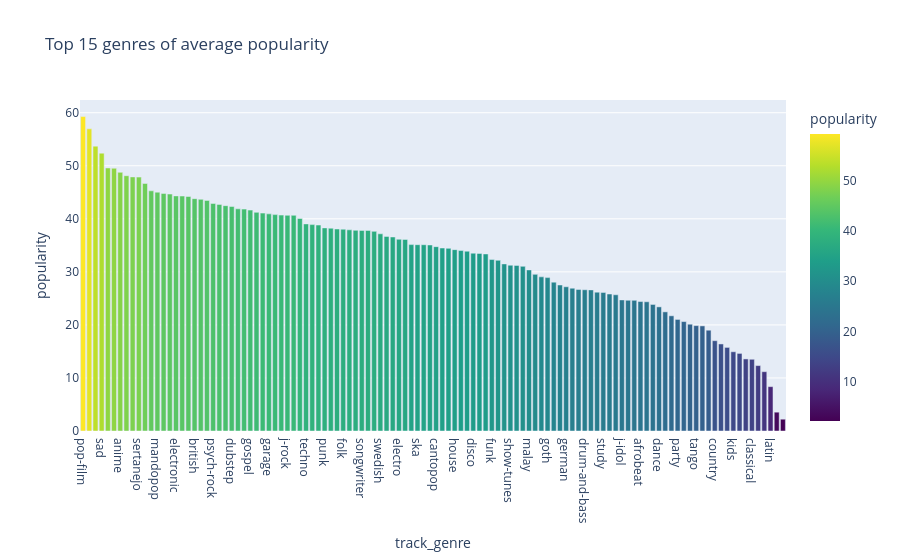

Source (notebook cell):
### Code cell
genre_pop = spotify_data.groupby('track_genre')['popularity'].mean().reset_index()
genre_pop = genre_pop.sort_values('popularity', ascending=False)
genre_pop

pop_fig= px.bar(
                data_frame=genre_pop,
                x=genre_pop['track_genre'],
                y=genre_pop['popularity'],
                title='Top 15 genres of average popularity',
                color='popularity',
                color_continuous_scale='viridis',
                
                
                )
pop_fig

### Figure 1 — Plotly figure (JSON) as saved in the notebook; plotly's stock layout.template omitted (floating-point values rounded to 4 significant figures)
{"data": [{"hovertemplate": "track_genre=%{x}<br>popularity=%{marker.color}<extra></extra>", "legendgroup": "", "marker": {"color": [59.28, 56.96, 53.7, 52.38, 49.58, 49.53, 48.77, 48.13, 47.9, 47.87, 46.66, 45.28, 45.02, 44.79, 44.67, 44.33, 44.3, 44.21, 43.8, 43.68, 43.48, 42.9, 42.72, 42.48, 42.32, 41.88, 41.83, 41.64, 41.22, 41.08, 40.93, 40.79, 40.7, 40.66, 40.66, 40.06, 39.04, 38.91, 38.83, 38.29, 38.24, 38.08, 38.04, 37.92, 37.83, 37.81, 37.81, 37.64, 37.17, 36.69, 36.58, 36.15, 36.11, 35.14, 35.13, 35.12, 35.07, 34.75, 34.5, 34.43, 34.19, 34.02, 33.9, 33.52, 33.47, 33.38, 32.32, 32.18, 31.5, 31.26, 31.22, 31.04, 30.37, 29.53, 29.06, 28.92, 28.06, 27.53, 27.19, 26.92, 26.69, 26.63, 26.6, 26.18, 26.13, 25.83, 25.68, 24.71, 24.64, 24.63, 24.41, 24.36, 23.86, 23.4, 22.46, 21.72, 21.03, 20.63, 20.13, 19.87, 19.81, 19.0, 17.03, 16.41, 15.76, 14.94, 14.63, 13.59, 13.52, 12.33, 11.18, 8.364, 3.55, 2.225], "coloraxis": "coloraxis", "pattern": {"shape": ""}}, "name": "", "orientation": "v", "showlegend": false, "textposition": "auto", "type": "bar", "x": ["pop-film", "k-pop", "chill", "sad", "grunge", "indian", "anime", "emo", "pop", "sertanejo", "progressive-house", "piano", "mandopop", "deep-house", "brazil", "electronic", "pagode", "ambient", "british", "metal", "metalcore", "psych-rock", "hard-rock", "acoustic", "dubstep", "world-music", "forro", "gospel", "j-pop", "french", "garage", "mpb", "turkish", "j-rock", "indie-pop", "dub", "techno", "indie", "samba", "punk", "punk-rock", "hip-hop", "folk", "spanish", "groove", "songwriter", "singer-songwriter", "trance", "swedish", "r-n-b", "synth-pop", "electro", "hardcore", "edm", "ska", "children", "sleep", "cantopop", "trip-hop", "rock-n-roll", "house", "minimal-techno", "alt-rock", "disco", "dancehall", "club", "funk", "death-metal", "rockabilly", "show-tunes", "blues", "industrial", "malay", "guitar", "new-age", "goth", "salsa", "disney", "german", "power-pop", "j-dance", "drum-and-bass", "hardstyle", "heavy-metal", "study", "latino", "bluegrass", "j-idol", "comedy", "opera", "afrobeat", "alternative", "reggaeton", "dance", "black-metal", "happy", "party", "reggae", "breakbeat", "tango", "soul", "rock", "country", "honky-tonk", "idm", "kids", "grindcore", "jazz", "classical", "chicago-house", "detroit-techno", "latin", "romance", "iranian"], "xaxis": "x", "y": [59.28, 56.96, 53.7, 52.38, 49.58, 49.53, 48.77, 48.13, 47.9, 47.87, 46.66, 45.28, 45.02, 44.79, 44.67, 44.33, 44.3, 44.21, 43.8, 43.68, 43.48, 42.9, 42.72, 42.48, 42.32, 41.88, 41.83, 41.64, 41.22, 41.08, 40.93, 40.79, 40.7, 40.66, 40.66, 40.06, 39.04, 38.91, 38.83, 38.29, 38.24, 38.08, 38.04, 37.92, 37.83, 37.81, 37.81, 37.64, 37.17, 36.69, 36.58, 36.15, 36.11, 35.14, 35.13, 35.12, 35.07, 34.75, 34.5, 34.43, 34.19, 34.02, 33.9, 33.52, 33.47, 33.38, 32.32, 32.18, 31.5, 31.26, 31.22, 31.04, 30.37, 29.53, 29.06, 28.92, 28.06, 27.53, 27.19, 26.92, 26.69, 26.63, 26.6, 26.18, 26.13, 25.83, 25.68, 24.71, 24.64, 24.63, 24.41, 24.36, 23.86, 23.4, 22.46, 21.72, 21.03, 20.63, 20.13, 19.87, 19.81, 19.0, 17.03, 16.41, 15.76, 14.94, 14.63, 13.59, 13.52, 12.33, 11.18, 8.364, 3.55, 2.225], "yaxis": "y"}], "layout": {"barmode": "relative", "coloraxis": {"autocolorscale": false, "colorbar": {"title": {"text": "popularity"}}, "colorscale": [[0, "#440154"], [0.1111, "#482878"], [0.2222, "#3e4989"], [0.3333, "#31688e"], [0.4444, "#26828e"], [0.5556, "#1f9e89"], [0.6667, "#35b779"], [0.7778, "#6ece58"], [0.8889, "#b5de2b"], [1, "#fde725"]]}, "legend": {"tracegroupgap": 0}, "title": {"text": "Top 15 genres of average popularity"}, "xaxis": {"anchor": "y", "domain": [0, 1], "title": {"text": "track_genre"}}, "yaxis": {"anchor": "x", "domain": [0, 1], "title": {"text": "popularity"}}}}
